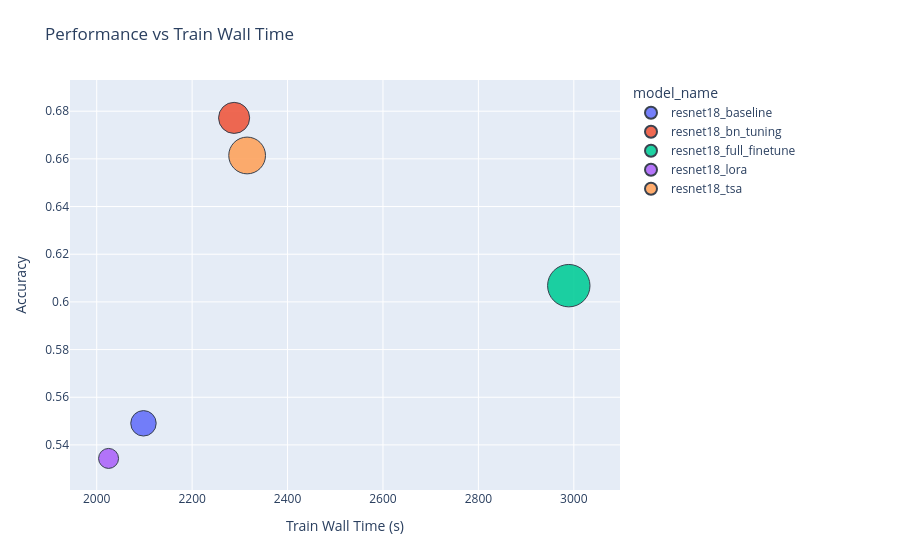
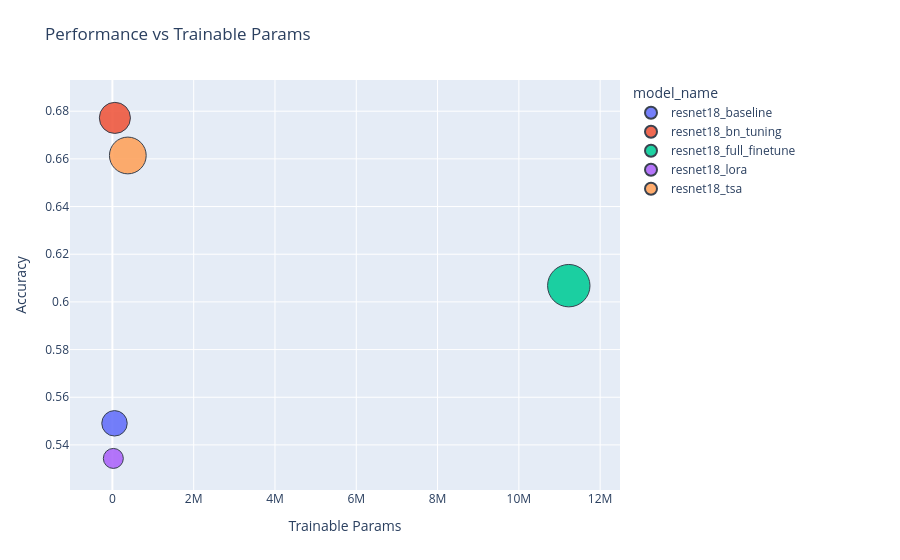

Source (notebook cell) for these figures, in order:
### Markdown cell above
## Step 5) Visualization: performance-efficiency trade-offs (workflow)

### Code cell
training_log_paths = [p for p in latest_df["training_run_log"].dropna().tolist() if Path(str(p)).exists()]
for family_label in MODEL_FAMILY_ORDER:
    family_training_log_paths = model_groups[family_label]["training_log_paths"]
    display(Markdown(f"### {family_label} ({len(family_training_log_paths)} experiments)"))
    _ = plot_efficiency_compare_interactive(family_training_log_paths)

### Figure 1 — Plotly figure (JSON) as saved in the notebook; plotly's stock layout.template omitted (floating-point values rounded to 4 significant figures)
{"data": [{"customdata": [[51813, "C:\\Users\\18447\\DATA586Project\\checkpoints\\resnet18_baseline\\_run_logs\\20260406T225516Z_79cadc9a.json"]], "hovertemplate": "model_name=resnet18_baseline<br>train_wall_time=%{x}<br>final_test_acc=%{y}<br>size_metric=%{marker.size}<br>trainable_params=%{customdata[0]}<br>log_path=%{customdata[1]}<extra></extra>", "legendgroup": "resnet18_baseline", "marker": {"color": "#636efa", "line": {"color": "#1f2937", "width": 1}, "opacity": 0.88, "size": [324], "sizemin": 10, "sizemode": "area", "sizeref": 1, "symbol": "circle"}, "mode": "markers", "name": "resnet18_baseline", "orientation": "v", "showlegend": true, "type": "scatter", "x": [2098.0], "xaxis": "x", "y": [0.5491], "yaxis": "y"}, {"customdata": [[61413, "C:\\Users\\18447\\DATA586Project\\checkpoints\\resnet18_bn_tuning\\_run_logs\\20260407T092120Z_3dd7bb99.json"]], "hovertemplate": "model_name=resnet18_bn_tuning<br>train_wall_time=%{x}<br>final_test_acc=%{y}<br>size_metric=%{marker.size}<br>trainable_params=%{customdata[0]}<br>log_path=%{customdata[1]}<extra></extra>", "legendgroup": "resnet18_bn_tuning", "marker": {"color": "#EF553B", "line": {"color": "#1f2937", "width": 1}, "opacity": 0.88, "size": [484], "sizemin": 10, "sizemode": "area", "sizeref": 1, "symbol": "circle"}, "mode": "markers", "name": "resnet18_bn_tuning", "orientation": "v", "showlegend": true, "type": "scatter", "x": [2288.0], "xaxis": "x", "y": [0.6772], "yaxis": "y"}, {"customdata": [[11228325, "C:\\Users\\18447\\DATA586Project\\checkpoints\\resnet18_full_finetune\\_run_logs\\20260407T124159Z_6e49d5f1.json"]], "hovertemplate": "model_name=resnet18_full_finetune<br>train_wall_time=%{x}<br>final_test_acc=%{y}<br>size_metric=%{marker.size}<br>trainable_params=%{customdata[0]}<br>log_path=%{customdata[1]}<extra></extra>", "legendgroup": "resnet18_full_finetune", "marker": {"color": "#00cc96", "line": {"color": "#1f2937", "width": 1}, "opacity": 0.88, "size": [900], "sizemin": 10, "sizemode": "area", "sizeref": 1, "symbol": "circle"}, "mode": "markers", "name": "resnet18_full_finetune", "orientation": "v", "showlegend": true, "type": "scatter", "x": [2989.0], "xaxis": "x", "y": [0.6068], "yaxis": "y"}, {"customdata": [[23336, "C:\\Users\\18447\\DATA586Project\\checkpoints\\resnet18_lora\\_run_logs\\20260407T011707Z_58828ac5.json"]], "hovertemplate": "model_name=resnet18_lora<br>train_wall_time=%{x}<br>final_test_acc=%{y}<br>size_metric=%{marker.size}<br>trainable_params=%{customdata[0]}<br>log_path=%{customdata[1]}<extra></extra>", "legendgroup": "resnet18_lora", "marker": {"color": "#ab63fa", "line": {"color": "#1f2937", "width": 1}, "opacity": 0.88, "size": [196], "sizemin": 10, "sizemode": "area", "sizeref": 1, "symbol": "circle"}, "mode": "markers", "name": "resnet18_lora", "orientation": "v", "showlegend": true, "type": "scatter", "x": [2025.0], "xaxis": "x", "y": [0.5343], "yaxis": "y"}, {"customdata": [[379493, "C:\\Users\\18447\\DATA586Project\\checkpoints\\resnet18_tsa\\_run_logs\\20260407T041207Z_0747f9ce.json"]], "hovertemplate": "model_name=resnet18_tsa<br>train_wall_time=%{x}<br>final_test_acc=%{y}<br>size_metric=%{marker.size}<br>trainable_params=%{customdata[0]}<br>log_path=%{customdata[1]}<extra></extra>", "legendgroup": "resnet18_tsa", "marker": {"color": "#FFA15A", "line": {"color": "#1f2937", "width": 1}, "opacity": 0.88, "size": [676], "sizemin": 10, "sizemode": "area", "sizeref": 1, "symbol": "circle"}, "mode": "markers", "name": "resnet18_tsa", "orientation": "v", "showlegend": true, "type": "scatter", "x": [2315.0], "xaxis": "x", "y": [0.6614], "yaxis": "y"}], "layout": {"legend": {"itemsizing": "constant", "orientation": "v", "title": {"text": "model_name"}, "tracegroupgap": 0, "x": 1.02, "xanchor": "left", "y": 1, "yanchor": "top"}, "margin": {"b": 70, "l": 70, "r": 280, "t": 80}, "title": {"text": "Performance vs Train Wall Time"}, "xaxis": {"anchor": "y", "domain": [0, 1], "title": {"text": "Train Wall Time (s)"}}, "yaxis": {"anchor": "x", "domain": [0, 1], "title": {"text": "Accuracy"}}}}

### Figure 2 — Plotly figure (JSON) as saved in the notebook; plotly's stock layout.template omitted (floating-point values rounded to 4 significant figures)
{"data": [{"customdata": [["C:\\Users\\18447\\DATA586Project\\checkpoints\\resnet18_baseline\\_run_logs\\20260406T225516Z_79cadc9a.json"]], "hovertemplate": "model_name=resnet18_baseline<br>trainable_params=%{x}<br>final_test_acc=%{y}<br>size_metric=%{marker.size}<br>log_path=%{customdata[0]}<extra></extra>", "legendgroup": "resnet18_baseline", "marker": {"color": "#636efa", "line": {"color": "#1f2937", "width": 1}, "opacity": 0.88, "size": [324], "sizemin": 10, "sizemode": "area", "sizeref": 1, "symbol": "circle"}, "mode": "markers", "name": "resnet18_baseline", "orientation": "v", "showlegend": true, "type": "scatter", "x": [51813], "xaxis": "x", "y": [0.5491], "yaxis": "y"}, {"customdata": [["C:\\Users\\18447\\DATA586Project\\checkpoints\\resnet18_bn_tuning\\_run_logs\\20260407T092120Z_3dd7bb99.json"]], "hovertemplate": "model_name=resnet18_bn_tuning<br>trainable_params=%{x}<br>final_test_acc=%{y}<br>size_metric=%{marker.size}<br>log_path=%{customdata[0]}<extra></extra>", "legendgroup": "resnet18_bn_tuning", "marker": {"color": "#EF553B", "line": {"color": "#1f2937", "width": 1}, "opacity": 0.88, "size": [484], "sizemin": 10, "sizemode": "area", "sizeref": 1, "symbol": "circle"}, "mode": "markers", "name": "resnet18_bn_tuning", "orientation": "v", "showlegend": true, "type": "scatter", "x": [61413], "xaxis": "x", "y": [0.6772], "yaxis": "y"}, {"customdata": [["C:\\Users\\18447\\DATA586Project\\checkpoints\\resnet18_full_finetune\\_run_logs\\20260407T124159Z_6e49d5f1.json"]], "hovertemplate": "model_name=resnet18_full_finetune<br>trainable_params=%{x}<br>final_test_acc=%{y}<br>size_metric=%{marker.size}<br>log_path=%{customdata[0]}<extra></extra>", "legendgroup": "resnet18_full_finetune", "marker": {"color": "#00cc96", "line": {"color": "#1f2937", "width": 1}, "opacity": 0.88, "size": [900], "sizemin": 10, "sizemode": "area", "sizeref": 1, "symbol": "circle"}, "mode": "markers", "name": "resnet18_full_finetune", "orientation": "v", "showlegend": true, "type": "scatter", "x": [11228325], "xaxis": "x", "y": [0.6068], "yaxis": "y"}, {"customdata": [["C:\\Users\\18447\\DATA586Project\\checkpoints\\resnet18_lora\\_run_logs\\20260407T011707Z_58828ac5.json"]], "hovertemplate": "model_name=resnet18_lora<br>trainable_params=%{x}<br>final_test_acc=%{y}<br>size_metric=%{marker.size}<br>log_path=%{customdata[0]}<extra></extra>", "legendgroup": "resnet18_lora", "marker": {"color": "#ab63fa", "line": {"color": "#1f2937", "width": 1}, "opacity": 0.88, "size": [196], "sizemin": 10, "sizemode": "area", "sizeref": 1, "symbol": "circle"}, "mode": "markers", "name": "resnet18_lora", "orientation": "v", "showlegend": true, "type": "scatter", "x": [23336], "xaxis": "x", "y": [0.5343], "yaxis": "y"}, {"customdata": [["C:\\Users\\18447\\DATA586Project\\checkpoints\\resnet18_tsa\\_run_logs\\20260407T041207Z_0747f9ce.json"]], "hovertemplate": "model_name=resnet18_tsa<br>trainable_params=%{x}<br>final_test_acc=%{y}<br>size_metric=%{marker.size}<br>log_path=%{customdata[0]}<extra></extra>", "legendgroup": "resnet18_tsa", "marker": {"color": "#FFA15A", "line": {"color": "#1f2937", "width": 1}, "opacity": 0.88, "size": [676], "sizemin": 10, "sizemode": "area", "sizeref": 1, "symbol": "circle"}, "mode": "markers", "name": "resnet18_tsa", "orientation": "v", "showlegend": true, "type": "scatter", "x": [379493], "xaxis": "x", "y": [0.6614], "yaxis": "y"}], "layout": {"legend": {"itemsizing": "constant", "orientation": "v", "title": {"text": "model_name"}, "tracegroupgap": 0, "x": 1.02, "xanchor": "left", "y": 1, "yanchor": "top"}, "margin": {"b": 70, "l": 70, "r": 280, "t": 80}, "title": {"text": "Performance vs Trainable Params"}, "xaxis": {"anchor": "y", "domain": [0, 1], "title": {"text": "Trainable Params"}}, "yaxis": {"anchor": "x", "domain": [0, 1], "title": {"text": "Accuracy"}}}}
